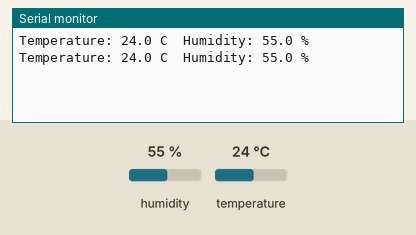
A sketch run on a simulated Arduino Uno, built with avr-gcc and run on an emulated ATmega328P. Shown: the last lines printed to the serial monitor. Inputs (shaded band) come from the test bench; at power-on: humidity 55 %, temperature 24 °C.

Above: at 4.8 s.
4.9 s: humidity set to 22 %
At 7.5 s:
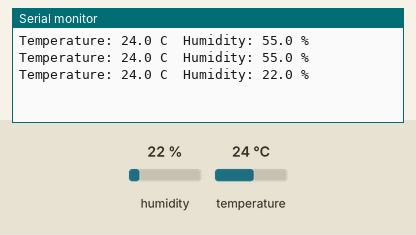
7.9 s: temperature set to 12 °C
At 8.7 s:
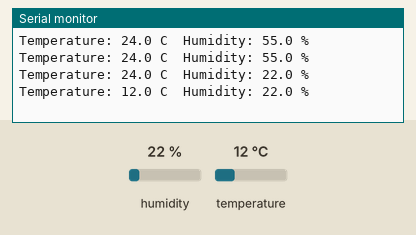
10.9 s: humidity set to 40 %
At 13.5 s:
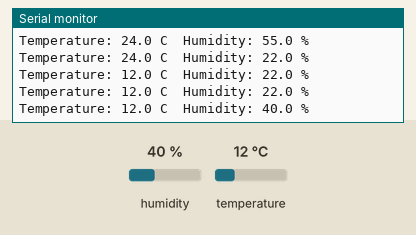
Timing chart, 0 to 15.0 s (numbered marks = the images above; inputs shaded):
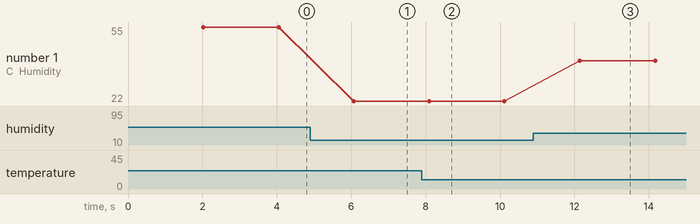

Measured:
- after the input at 4.9 s, the serial monitor: prints a new line after 1.2 s (image 1)
- after the input at 7.9 s, the serial monitor: prints a new line after 0.20 s (image 2)
- after the input at 10.9 s, the serial monitor: prints a new line after 1.2 s (image 3)
- plotted number 1: 55 → 22 after the input at 4.9 s, 22 → 40 after the input at 10.9 s

The sketch:

task3.ino
```cpp
#include <DHT.h>

const uint8_t DHT_PIN = 2;
#define DHT_TYPE DHT11

DHT dht(DHT_PIN, DHT_TYPE);

void setup() {
  Serial.begin(9600);
  dht.begin();
}

void loop() {
  delay(2000);  // DHT11 requires a slow sampling interval.

  float humidity = dht.readHumidity();
  float temperatureC = dht.readTemperature();

  if (isnan(humidity) || isnan(temperatureC)) {
    Serial.println("Sensor read failed");
    return;
  }

  Serial.print("Temperature: ");
  Serial.print(temperatureC, 1);
  Serial.print(" C  Humidity: ");
  Serial.print(humidity, 1);
  Serial.println(" %");
}
```
